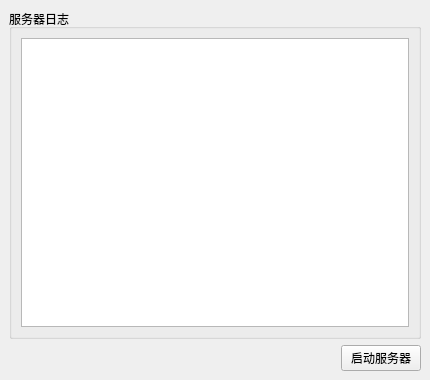
<?xml version="1.0" encoding="UTF-8"?>
<ui version="4.0">
 <class>MainWindow</class>
 <widget class="QMainWindow" name="MainWindow">
  <property name="geometry">
   <rect>
    <x>0</x>
    <y>0</y>
    <width>430</width>
    <height>380</height>
   </rect>
  </property>
  <property name="windowTitle">
   <string>服务器</string>
  </property>
  <widget class="QWidget" name="centralwidget">
   <layout class="QVBoxLayout" name="verticalLayout">
    <item>
     <widget class="QGroupBox" name="groupBox">
      <property name="title">
       <string>服务器日志</string>
      </property>
      <layout class="QHBoxLayout" name="horizontalLayout">
       <item>
        <widget class="QPlainTextEdit" name="logEdit"/>
       </item>
      </layout>
     </widget>
    </item>
    <item>
     <layout class="QHBoxLayout" name="horizontalLayout_2">
      <item>
       <spacer name="horizontalSpacer">
        <property name="orientation">
         <enum>Qt::Orientation::Horizontal</enum>
        </property>
        <property name="sizeHint" stdset="0">
         <size>
          <width>40</width>
          <height>20</height>
         </size>
        </property>
       </spacer>
      </item>
      <item>
       <widget class="QPushButton" name="startStopButton">
        <property name="text">
         <string>启动服务器</string>
        </property>
       </widget>
      </item>
     </layout>
    </item>
   </layout>
  </widget>
 </widget>
 <resources/>
 <connections/>
</ui>
